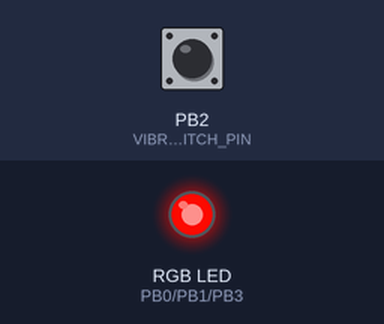
Recording of a program running on a simulated ATtiny85, built with avr-gcc and run on an emulated ATtiny85. Parts: an RGB LED mixed from three pins (HIGH = lit). The inputs (shaded band) are chosen by the test bench; at power-on: PB2 (VIBRATION_SWITCH_PIN) HIGH. Dim RGB values are drawn brighter than linear; random numbers use the default seed unless the program sets one.

Above: at 1.25 s.
1.3 s: PB2 (VIBRATION_SWITCH_PIN) pulled LOW for 0.15 s
At 3.9 s:
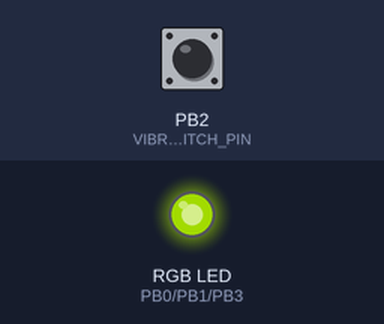
4.3 s: PB2 (VIBRATION_SWITCH_PIN) pulled LOW for 1 s
At 6.27 s:
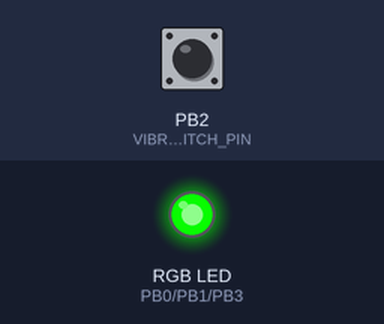
11.3 s: PB2 (VIBRATION_SWITCH_PIN) pulled LOW for 0.15 s
At 13.6 s:
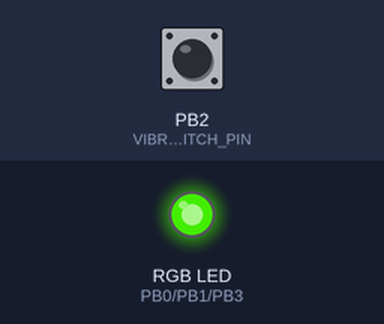
Timing chart, 0 to 23.4 s (numbered marks = the images above; inputs shaded):
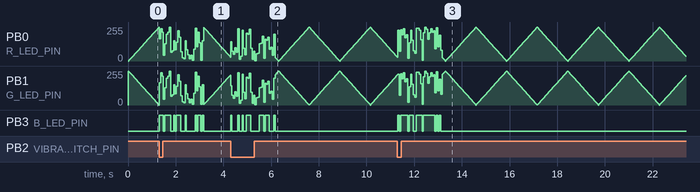

The program:

main.cpp
```cpp
// (licence header left out)
//***********************************************************************************
//
// Description:
//    This project operates a rgb led inserted in a candle
//    the candle pulses red and green until it goes to sleep after ~1h inactivity
//    Once shaken, it flickers blue and red
//
//***********************************************************************************

#include <Arduino.h>
#include <avr/sleep.h>
#include <avr/interrupt.h>

#define R_LED_PIN (0)
#define G_LED_PIN (1)
#define B_LED_PIN (3) // no PWM on this pin

#define VIBRATION_SWITCH_PIN (2)

// r g sequential mode
// glitters white when hit

// TODO: srand() vs rand()
// which pins are pwm?
//

ISR(PCINT0_vect)
{
}

inline void init_leds() {
  DDRB |= 1 << R_LED_PIN;
  DDRB |= 1 << G_LED_PIN;
  DDRB |= 1 << B_LED_PIN;
}

inline void init_vib_switch() {
  DDRB &= ~(1 << VIBRATION_SWITCH_PIN);
  PORTB |= (1 << VIBRATION_SWITCH_PIN);
}

inline void led_on(uint8_t pin) {
  PORTB |= (1 << pin);
}

inline void led_off(uint8_t pin) {
  // PORTB &= ~(1 << pin);
  digitalWrite(pin, LOW);
}

void glitter() {

    uint8_t rollValue = rand() & 0xff; // max led value cap
    // PWM on which pin??

    analogWrite(R_LED_PIN, rollValue);
    analogWrite(G_LED_PIN, rollValue);
    analogWrite(B_LED_PIN, rollValue);
    delay(50);
}

void setup()
{
  init_leds();
  init_vib_switch();

  // Enable interrupts, enable input state change interrupt on GPIO 2
  GIMSK |= (1 << PCIE);
  PCMSK |= _BV(PCINT2);
  sei();

  ADCSRA &= ~_BV(ADEN); // Turn ADC off, saves ~230uA (flip that bit to turn it back on)

  // sleep setup
  set_sleep_mode(SLEEP_MODE_PWR_DOWN);
}


void step_christmas_glow()
{
  static uint8_t r = 0;
  static uint8_t g = 254;
  static uint8_t t = 0;

  analogWrite(R_LED_PIN, r);
  analogWrite(G_LED_PIN, g);
  led_off(B_LED_PIN);

  if (!t) {
    if (!r)
    {
      t = 1;
    } else {
    g+=2;
    r-=2;
    }
  } else {
    r+=2;
    g-=2;
    if (g == 0) {
      t = 0;
    }
  }
}

uint32_t steps = 0; // steps 10ms until 4000 seconds (>1h)
uint8_t state = 0;

void loop()
{
  delay(10);
  steps++;

  if (digitalRead(VIBRATION_SWITCH_PIN) == LOW)
  {
    state = 1;
  }


  if (steps >= 400000) {
    state = 2;
  }

  switch (state)
  {
  case 0:
    step_christmas_glow();
    break;

  case 1:
    glitter();
    if (steps >= 30)
      {
        state = 0;
        steps = 0;
      }
    break;

  case 2:
    led_off(R_LED_PIN);
    led_off(G_LED_PIN);
    led_off(B_LED_PIN);
    sleep_enable();
    sleep_cpu();
    state = 1;
    steps = 0;
    break;

  default:
    break;
  }
}
```
